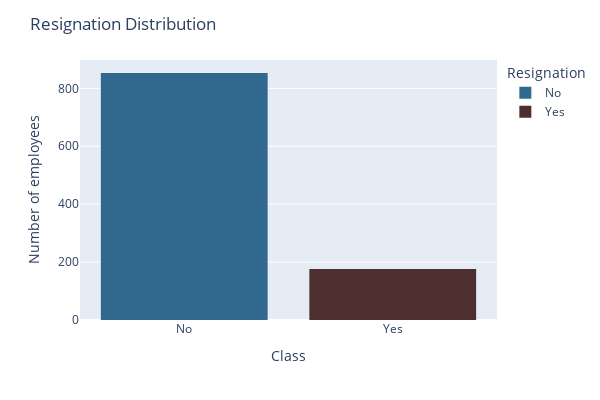

This figure's notebook cell:
### Code cell
color_by_class = {
    "Yes": "#4E2F2F",
    "No": "#31688E"
}


fig = px.histogram(df_eda, x="Resignation", color="Resignation", color_discrete_map=color_by_class)
fig.update_layout(
    title="Resignation Distribution",
    xaxis_title="Class",
    yaxis_title="Number of employees",
    height=400, 
    width=600 
)
fig.show()

### Figure 1 — Plotly figure (JSON) as saved in the notebook; plotly's stock layout.template omitted (floating-point values rounded to 4 significant figures; data arrays with more than 128 entries replaced by an {"elided": "..."} marker saying what was removed)
{"data": [{"alignmentgroup": "True", "bingroup": "x", "hovertemplate": "Resignation=%{x}<br>count=%{y}<extra></extra>", "legendgroup": "No", "marker": {"color": "#31688E", "pattern": {"shape": ""}}, "name": "No", "offsetgroup": "No", "orientation": "v", "showlegend": true, "type": "histogram", "x": {"elided": "853 str values"}, "xaxis": "x", "yaxis": "y"}, {"alignmentgroup": "True", "bingroup": "x", "hovertemplate": "Resignation=%{x}<br>count=%{y}<extra></extra>", "legendgroup": "Yes", "marker": {"color": "#4E2F2F", "pattern": {"shape": ""}}, "name": "Yes", "offsetgroup": "Yes", "orientation": "v", "showlegend": true, "type": "histogram", "x": {"elided": "176 str values"}, "xaxis": "x", "yaxis": "y"}], "layout": {"barmode": "relative", "height": 400, "legend": {"title": {"text": "Resignation"}, "tracegroupgap": 0}, "margin": {"t": 60}, "title": {"text": "Resignation Distribution"}, "width": 600, "xaxis": {"anchor": "y", "categoryarray": ["No", "Yes"], "categoryorder": "array", "domain": [0, 1], "title": {"text": "Class"}}, "yaxis": {"anchor": "x", "domain": [0, 1], "title": {"text": "Number of employees"}}}}
